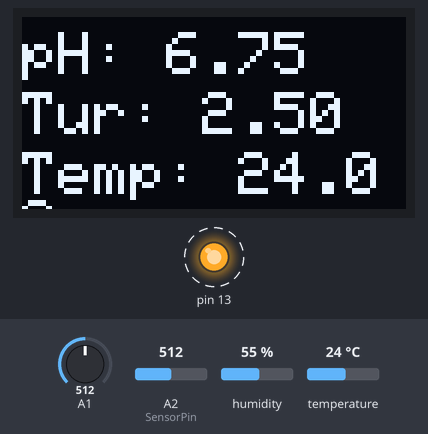
Simulated run of this sketch. Board: Arduino Uno, built with avr-gcc and run on an emulated ATmega328P. Parts: 128×64 one-colour display, output pins drawn as LEDs (lit = HIGH). Dashed ring = blinking. The inputs (shaded band) are chosen by the test bench; at power-on: temperature 24 °C, A1 = 512, A2 (SensorPin) = 512, humidity 55 %. What the sketch prints to the serial monitor is not drawn.

Above: at 2.6 s.
2.7 s: temperature set to 12 °C
At 5.5 s:
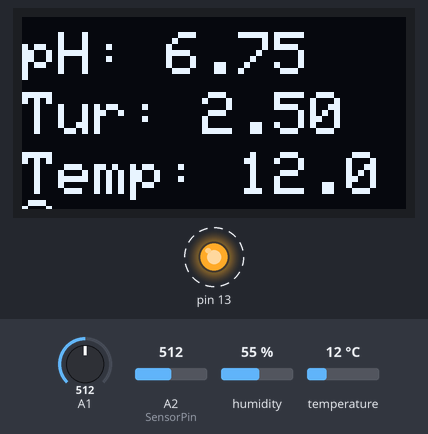
6.4 s: A1 set to 716
At 7.93 s:
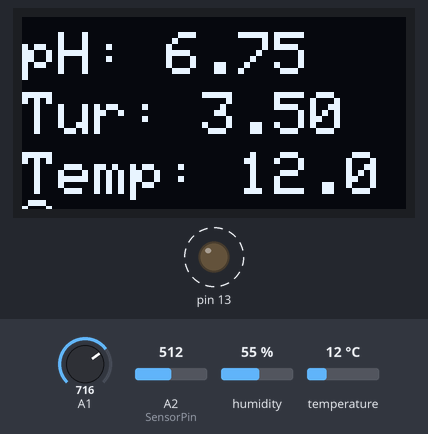
8.4 s: A2 (SensorPin) set to 716
At 10.6 s:
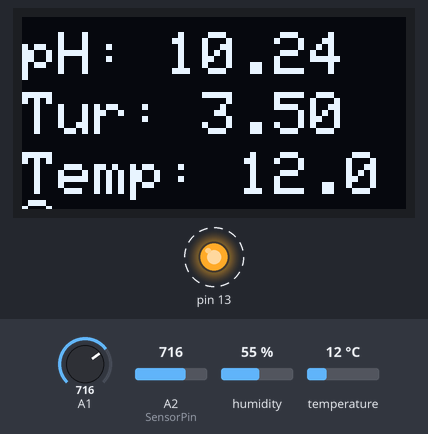
11.3 s: temperature set to 19 °C
At 14.5 s:
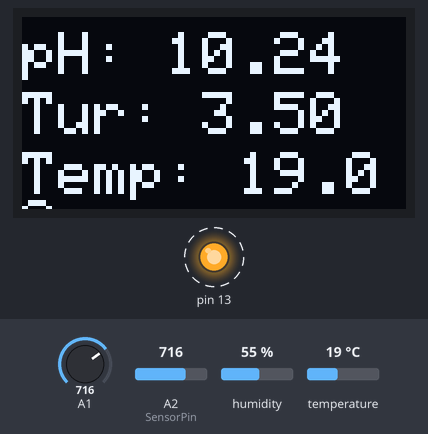
15.2 s: A1 set to 992
At 16.4 s:
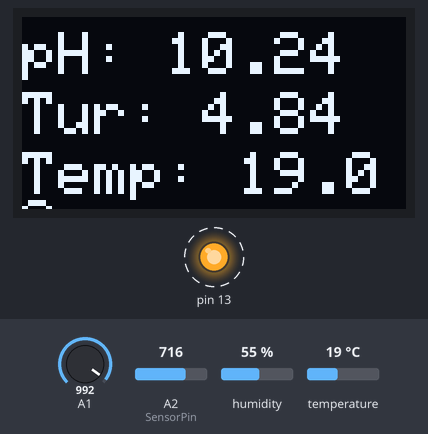
17.2 s: A2 (SensorPin) set to 992
At 19.4 s:
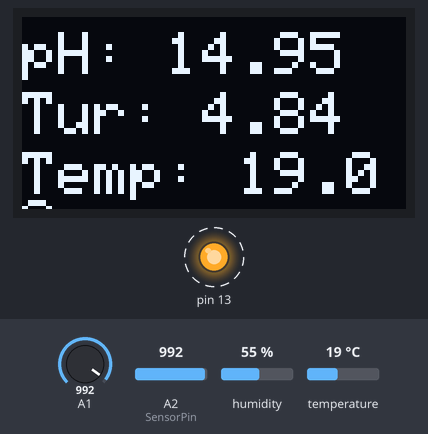
Timing chart, 0 to 21.1 s (numbered marks = the images above; inputs shaded):
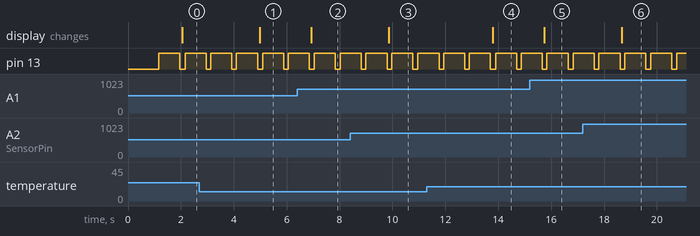

Measured:
- after the input at 2.7 s, the display: changes after 2.3 s (image 1)
- after the input at 6.4 s, the display: changes after 0.53 s (image 2)
- after the input at 8.4 s, the display: changes after 1.5 s (image 3)
- after the input at 11.3 s, the display: changes after 2.5 s (image 4)
- after the input at 15.2 s, the display: changes after 0.54 s (image 5)
- after the input at 17.2 s, the display: changes after 1.5 s (image 6)
- by itself, pin 13: alternates HIGH for 0.80 s and LOW for 0.17 s

The sketch:

Real_final_fish.ino
```cpp
#include <Wire.h>
#include <Adafruit_GFX.h>
#include <Adafruit_SH1106.h>
#include <DHT.h>
#define DHTPIN 2
#define DHTTYPE DHT11
#define SensorPin A2          // the pH meter Analog output is connected with the Arduino’s Analog
unsigned long int avgValue;  //Store the average value of the sensor feedback
float b;
int buf[10],temp;
#define OLED_RESET 4
Adafruit_SH1106 display(OLED_RESET);
DHT dht(DHTPIN, DHTTYPE);


void setup()
{
  Serial.begin(9600);
   dht.begin();
  // by default, we'll generate the high voltage from the 3.3v line internally! (neat!)
  display.begin(SH1106_SWITCHCAPVCC, 0x3C);  // initialize with the I2C addr 0x3D (for the 128x64)
  // init done
  pinMode(13,OUTPUT);
  Serial.begin(9600);
  Serial.println("Ready");    //Test the serial monitor
 display.clearDisplay();
  display.setCursor(0, 5);
  display.setTextSize(1);
  display.setTextColor(WHITE);
  display.println(" IoT Based Fish Prediction System ");
  display.display();
  delay(1000);

}
void loop()
{
  for(int i=0;i<10;i++)       //Get 10 sample value from the sensor for smooth the value
  {
    buf[i]=analogRead(SensorPin);
    delay(10);
  }
  for(int i=0;i<9;i++)        //sort the analog from small to large
  {
    for(int j=i+1;j<10;j++)
    {
      if(buf[i]>buf[j])
      {
        temp=buf[i];
        buf[i]=buf[j];
        buf[j]=temp;
      }
    }
  }
  avgValue=0;
  for(int i=2;i<8;i++)                      //take the average value of 6 center sample
    avgValue+=buf[i];
  float phValue=(float)avgValue*5.0/1024/6; //convert the analog into millivolt
  phValue=3.5*phValue;                      //convert the millivolt into pH value
  float ph=phValue-2;
  Serial.print("    pH:");
  Serial.print(phValue,2);
  Serial.println(" ");


  digitalWrite(13, HIGH);
  delay(800);
  digitalWrite(13, LOW);
 float h = dht.readHumidity();
  // Read temperature as Celsius (the default)
  float t = dht.readTemperature();
  // Read temperature as Fahrenheit (isFahrenheit = true)
  float f = dht.readTemperature(true);

  // Check if any reads failed and exit early (to try again).
  if (isnan(h) || isnan(t) || isnan(f)) {
    Serial.println(F("Failed to read from DHT sensor!"));
    return;
  }

  // Compute heat index in Fahrenheit (the default)
  float hif = dht.computeHeatIndex(f, h);
  // Compute heat index in Celsius (isFahreheit = false)
  float hic = dht.computeHeatIndex(t, h, false);


// turbidity


 // turbidity part
  int sensorValue = analogRead(A1);// turbidity to A1
  float turbidity = sensorValue * (5.0 / 1024.0);

  Serial.println ("Sensor Output (V):");
  Serial.println (turbidity);
  Serial.println();
  Serial.print(F(" Humidity: "));
  Serial.print(h);
  Serial.print(F("%  Temperature: "));
  Serial.print(t);
  Serial.print(F("C "));
  Serial.print(f);
  Serial.print(F("F  Heat index: "));
  Serial.print(hic);
  Serial.print(F("C "));
  Serial.print(hif);
  Serial.println(F("F"));
  display.clearDisplay();


  display.setTextSize(2);
  display.setCursor(0, 5);
  display.print("pH: ");
  display.print(ph);


  display.setTextSize(2);
  display.setCursor(0, 25);
  display.print("Tur: ");
  display.print(turbidity);


  display.setTextSize(2);
  display.setCursor(0, 45);
  display.print("Temp: ");
  display.print(t);
  display.display();
}
```
